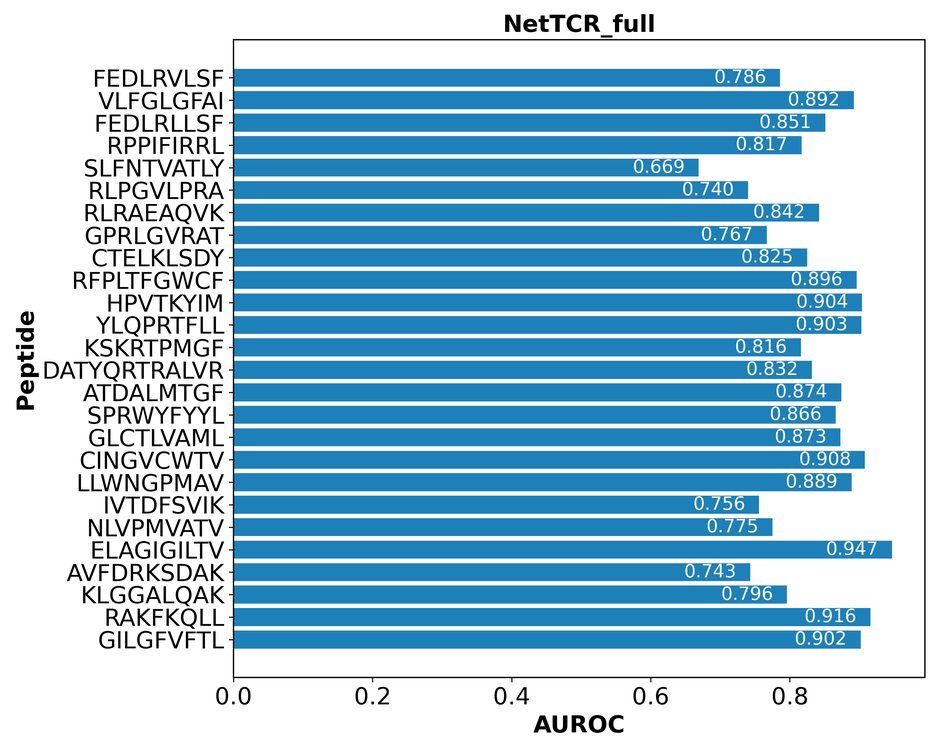
#> input picture picture_code/picture/netfullpepAUC.png, 939 x 751 px, shrunk from 3000 x 2400 before the run, found by its file name
$ python combineNetfullpep.py
#> lines starting #> are read from the running program, lines starting #| are printed output that depends on the picture
from PIL import Image
import matplotlib.pyplot as plt

# 定义图片路径，只保留前两张图片
file_paths = [
    r'D:\xy\HeteroTCR-main\5folds_visual\picture\netfullpepAUC.png',
    r'D:\xy\HeteroTCR-main\5folds_visual\picture\netfullpepAUPRC.png'
]

# 打开图片并获取尺寸
images = [Image.open(fp) for fp in file_paths]
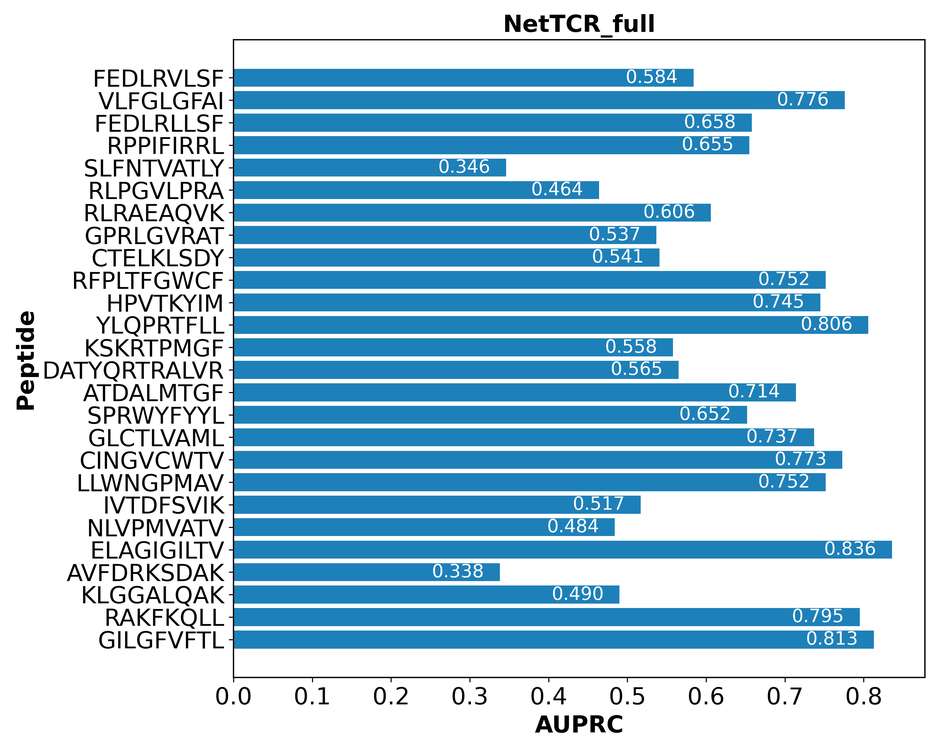
#> input picture picture_code/picture/netfullpepAUPRC.png, 939 x 751 px, shrunk from 3000 x 2400 before the run, found by its file name
#> images = 2 items
widths, heights = zip(*(img.size for img in images))
#> widths = (939, 939); heights = (751, 751)

# 计算合成图片的宽度和高度
# 第一行：前两个图片拼接
row1_width = sum(widths)  # 只有两张图片，宽度相加即可
#> row1_width = 1878
row1_height = max(heights)  # 取最大高度作为行高
#> row1_height = 751

# 创建新的空白图片
combined_image = Image.new('RGB', (row1_width, row1_height), (255, 255, 255))
#> combined_image: PIL image 1878x751 RGB; every value is 255

# 粘贴前两张图片
x_offset = 0
for img in images:
    combined_image.paste(img, (x_offset, 0))
    x_offset += img.width  # 更新x偏移量，确保图片在一行中依次排列
#> this loop made 2 passes
#> x_offset on passes 1 to 2: 939, 1878
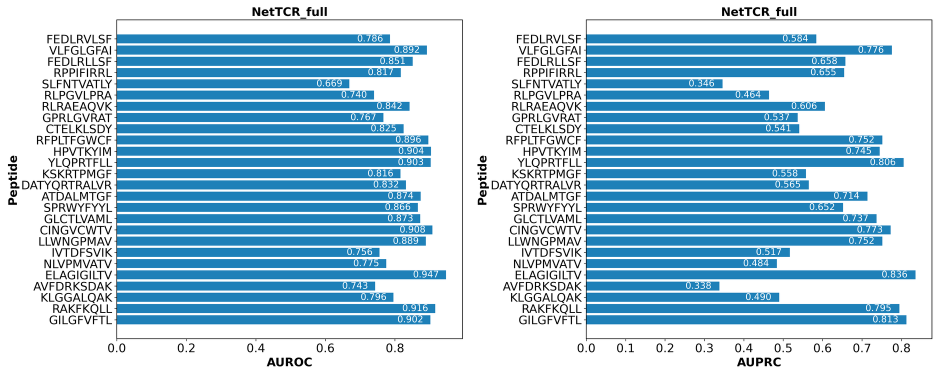
#> combined_image: PIL image 1878x751 RGB (shown at 1/2 size); mean R, G, B 165.8, 200.4, 220.2
#> after the loop, x_offset = 1878

# 保存合并后的图片，并设置分辨率为 300 dpi
output_path = r'D:\xy\HeteroTCR-main\5folds_visual\picture\combineNetfullpep.png'
combined_image.save(output_path, format='PNG', dpi=(300, 300))  # 指定 300 dpi
print(f'合并后的图片已保存至: {output_path}')

# 显示合成图片（可视化）
combined_image.show()  # 打开系统图片查看器显示图片

# 使用 matplotlib 进行可视化
plt.figure(figsize=(10, 8))
plt.imshow(combined_image)
plt.axis('off')  # 隐藏坐标轴
plt.show()
